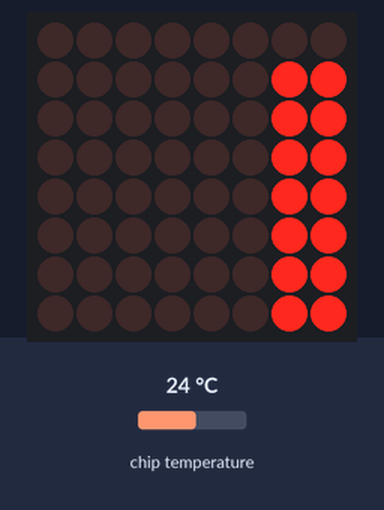
Simulated run of this program. Board: Raspberry Pi Pico running MicroPython. On the bench: 8×8 LED matrix. The inputs (shaded band) are chosen by the test bench; at power-on: chip temperature 24 °C. Library files of the repository ran but are not shown: max7219.py.

Above: at 0.16 s.
At 2.71 s:
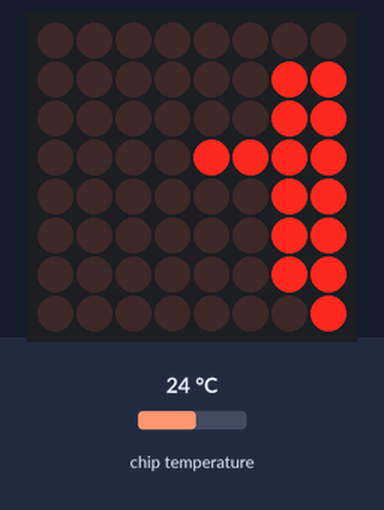
At 5.2 s:
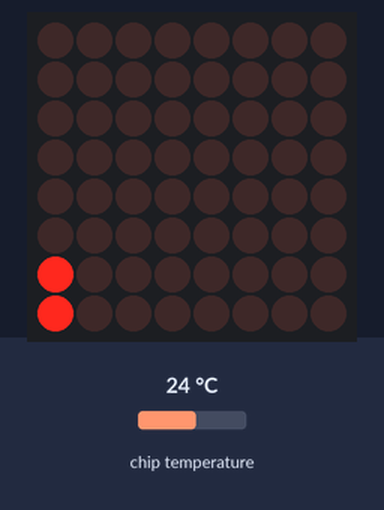
At 10.45 s:
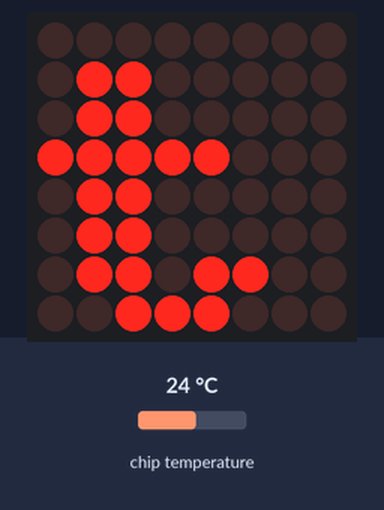
At 15.64 s:
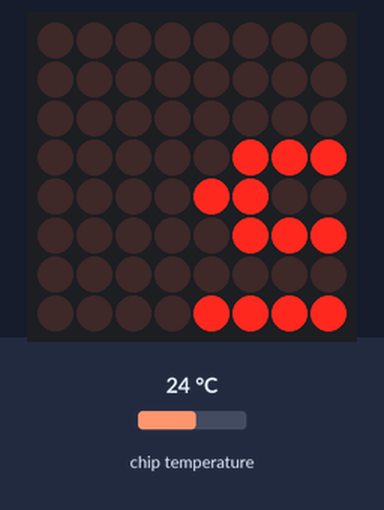
At 20.84 s:
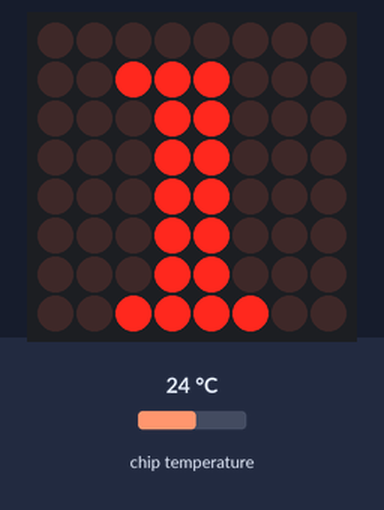

The program:

Project_21_8x8_MAX7219_matrix_display.py
```python
from machine import Pin, SPI, ADC
import max7219
from utime import sleep


MAX7219_NUM = 1
MAX7219_INVERT = False
MAX7219_SCROLL_DELAY = 0.05
cs_pin = 5

spi = SPI(0)
display = max7219.Matrix8x8(spi=spi, cs=Pin(cs_pin), num=MAX7219_NUM)
display.brightness(2)

p = MAX7219_NUM * 8
to_volts = 3.3 / 65535
temper_sensor = ADC(4)

while True:
    temper_volts = temper_sensor.read_u16() * to_volts
    celsius_degrees = 27 - (temper_volts - 0.706) / 0.001721
    text = 'Hello there, the Temperature of CPU is:' + str(round(celsius_degrees, 2)) + ' C'

    for p in range(MAX7219_NUM * 8, len(text) * -8 - 1, -1):
        display.fill(MAX7219_INVERT)
        display.text(text, p, 1, not MAX7219_INVERT)
        display.show()
        sleep(MAX7219_SCROLL_DELAY)
```

Measured:
- by itself, everything shown: repeats every 19.6 s, in 359 steps
